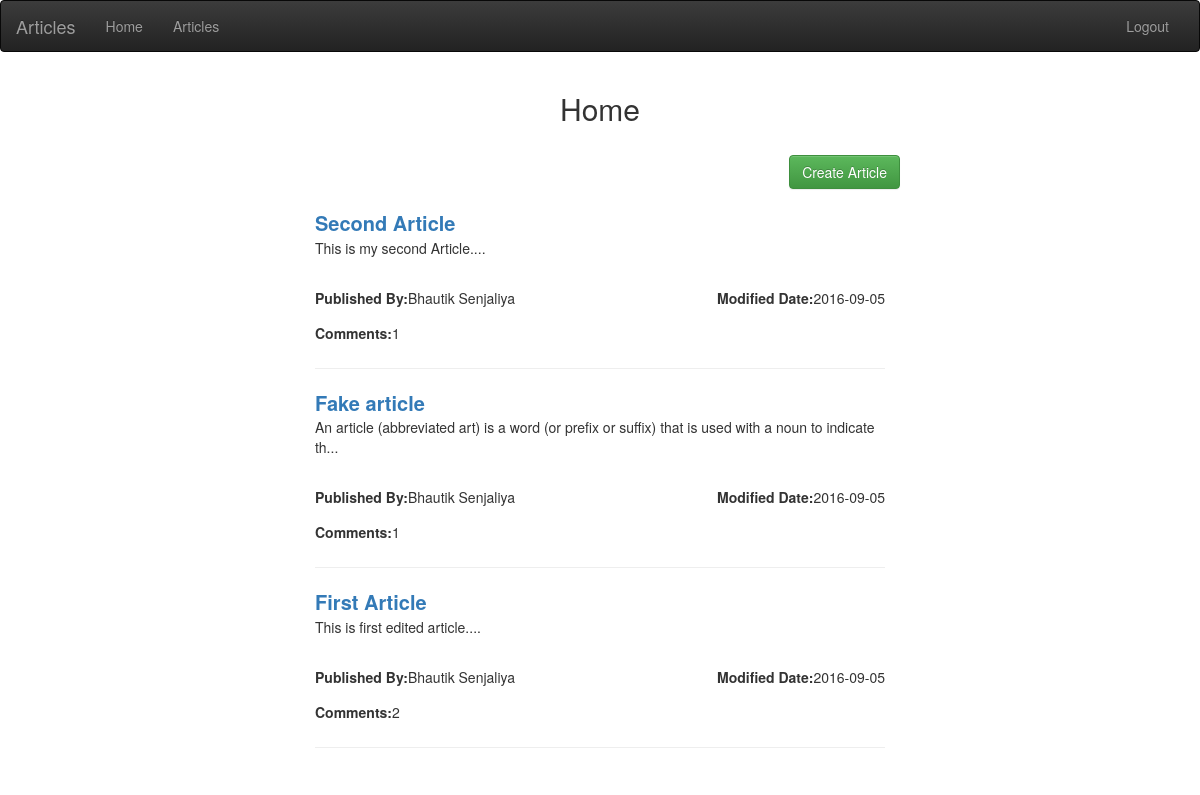
The app's page / (signed in) with its own data.
### Articles/models.py (models this page shows, shortened)
class Articles(models.Model):
    user = models.ForeignKey(settings.AUTH_USER_MODEL, default=1)
    title = models.CharField(max_length=50)
    content = models.TextField()
    is_active = models.BooleanField(default=True)
    publish = models.DateTimeField(auto_now=True, auto_now_add=False)
    updated = models.DateTimeField(auto_now=True, auto_now_add=False)
    timestamp = models.DateTimeField(auto_now=False, auto_now_add=True)
    class Meta:
        ordering = ["-timestamp", "-updated"]

### Articles/views.py (the view)
# urls.py: url(r'^$', home_view, name="home"),
@login_required(login_url="/login/")
def home_view(request):
    a = Articles.objects.all()
    art_list = []
    for i in a:
        if i.is_active == True:
            comments = Comment.objects.filter(articles_id = i.id)
            comments = comments.count()
            dic_temp = {}
            dic_temp['title'] = i.title
            dic_temp['artid'] = i.id
            dic_temp['content'] = i.content[:100]+"..."
            dic_temp['time'] = i.timestamp.date()
            dic_temp['writer'] = i.user.first_name+" "+i.user.last_name
            dic_temp["comments"] = comments
            art_list.append(dic_temp)
        else:
            pass
    return render(request,'home.html',{"artlist":art_list})

### templates/home.html (shortened to what this page needs)
{% extends "base.html" %}
{% block menu %}
	<ul class="nav navbar-nav navbar-right">
       <li><a href="/logout/">Logout</a></li>
     </ul>
{% endblock menu %}
{% block content %}
	<div class="container-fluid">
		<div class="row">
			<h2 class="text-center text-underline">Home</h2>
		</div><br>
		<div class = "row">
			<div class="col-md-3"></div>
			<div class="col-md-6">
				<div class="row">
					<a href="/create/" class="btn btn-success text-center" style="float:right;">Create Article</a>
				</div><br>
				<div>
					{% for i in artlist %}
						<div>
							<a href="/details/{{i.artid}}" style="font-size:20px;"><strong>{{ i.title }}</strong></a>
							<p>{{ i.content }}</p><br>
							<p><span><label>Published By: </label>{{ i.writer }}</span>  <span style="float:right;"><label>Modified Date: </label>{{ i.time|safe }}</span></p>
							<p><span><label>Comments: </label>{{ i.comments }}</span></p>
						</div><hr>
					{% endfor %}
				</div>
			</div>
			<div class="col-md-3"></div>
		</div>
	</div>
{% endblock content %}

### records on screen
Articles: title "Second Article"
Articles: title "Fake article"
Articles: title "First Article"

### other values on screen
{{ i.content }} "This is my second Article...." "An article (abbreviated art) is a word (or prefix or suffix) that is used with a noun to indicate th..." "This is first edited article...."
{{ i.writer }} "Bhautik Senjaliya" "Bhautik Senjaliya" "Bhautik Senjaliya"
{{ i.time|safe }} "2016-09-05" "2016-09-05" "2016-09-05"
{{ i.comments }} "1" "1" "2"
